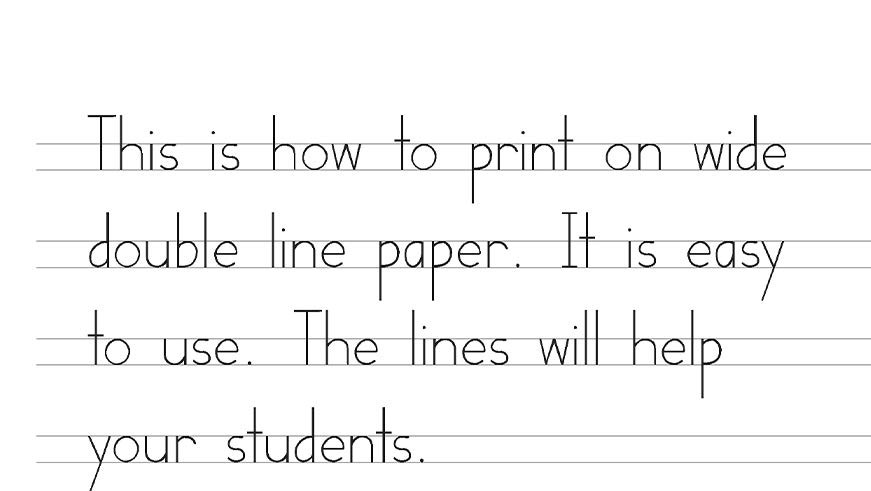
#> input picture assignment_5/text identification.jpg, 871 x 491 px, found by its file name
$ jupyter execute --allow-errors Assignment_5.ipynb   (shell and % lines are left out)
#> lines starting #> are read from the running program, lines starting #| are printed output that depends on the picture; after the words box and inside, x2 and y2 are one past the last pixel; in counts of white or black regions, pixels touching at a corner belong together
#> further down, image is the input picture: shape (491, 871, 3); min 0, max 255, mean 246.6
# Assignment 5

Text identification using OpenCV, Tesseract (OCR) and deep neural network

Installing and Importing Necessary Libraries

[cell 1]
import cv2
import numpy as np
import pytesseract
from google.colab.patches import cv2_imshow
from google.colab import files
import os

Preprocessing the Image

[cell 2]
def preprocess_image(image):
    gray = cv2.cvtColor(image, cv2.COLOR_BGR2GRAY)
    denoised = cv2.fastNlMeansDenoising(gray)
    thresh = cv2.threshold(denoised, 0, 255, cv2.THRESH_BINARY + cv2.THRESH_OTSU)[1]
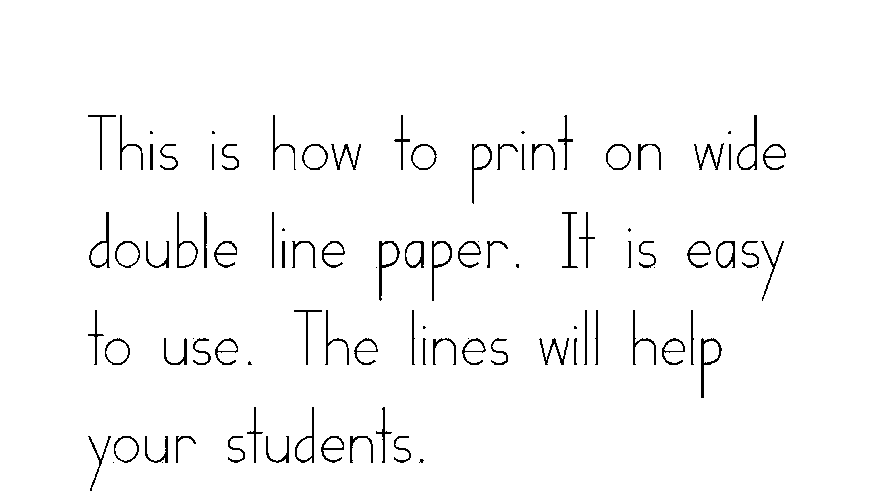
#> thresh: shape (491, 871); 97.2% white; black in thin lines or dots, all inside (x1, y1, x2, y2) = (88, 115, 786, 491)
    return thresh

Detecting Text Regions

[cell 3]
def detect_text_regions(image):
    boxes = pytesseract.image_to_data(image, output_type=pytesseract.Output.DICT)
    return boxes

Drawing Bounding Boxes

[cell 4]
def draw_bounding_boxes(image, boxes):
    output = image.copy()
    n_boxes = len(boxes['level'])
    for i in range(n_boxes):
        if int(boxes['conf'][i]) > 60:
            (x, y, w, h) = (boxes['left'][i], boxes['top'][i], boxes['width'][i], boxes['height'][i])
            cv2.rectangle(output, (x, y), (x + w, y + h), (0, 255, 0), 2)
    return output

Extracting Detected Text

[cell 5]
def get_detected_text(boxes):
    detected_text = []
    n_boxes = len(boxes['level'])
    for i in range(n_boxes):
        if int(boxes['conf'][i]) > 60:
            detected_text.append(boxes['text'][i])
    return ' '.join(detected_text)

Reading the image

[cell 6]
image_path = "/content/text identification.jpg"

image = cv2.imread(image_path)
